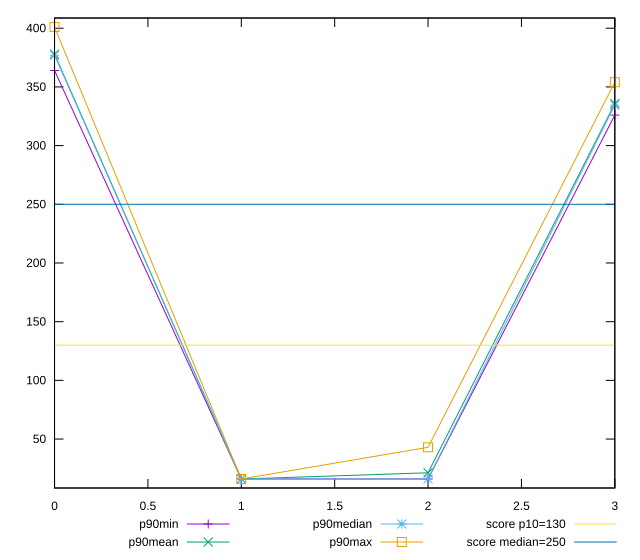

Here is the gnuplot script that generated this plot:
reset

$p90Min <<EOF
0 364
1 16
2 16
3 326.0000000000009
EOF

$p90Mean <<EOF
0 377.93617021276594
1 16
2 21.26595744680851
3 335.79787234042556
EOF

$p90Median <<EOF
0 377
1 16
2 16
3 334.50000000000045
EOF

$p90Max <<EOF
0 401
1 16
2 43
3 354
EOF

set key outside below
set xrange [0:3]
set yrange [8.3:408.7]
set trange [8.3:408.7]
set terminal svg size 640, 560 enhanced background rgb 'white'
set output "reports/report_00031_2021-02-24T23-18-18.084Z/max-potential-fid/progression/value.svg"

plot $p90Min title "p90min" with linespoints, \
     $p90Mean title "p90mean" with linespoints, \
     $p90Median title "p90median" with linespoints, \
     $p90Max title "p90max" with linespoints, \
     130 title "score p10=130", \
     250 title "score median=250"

reset
